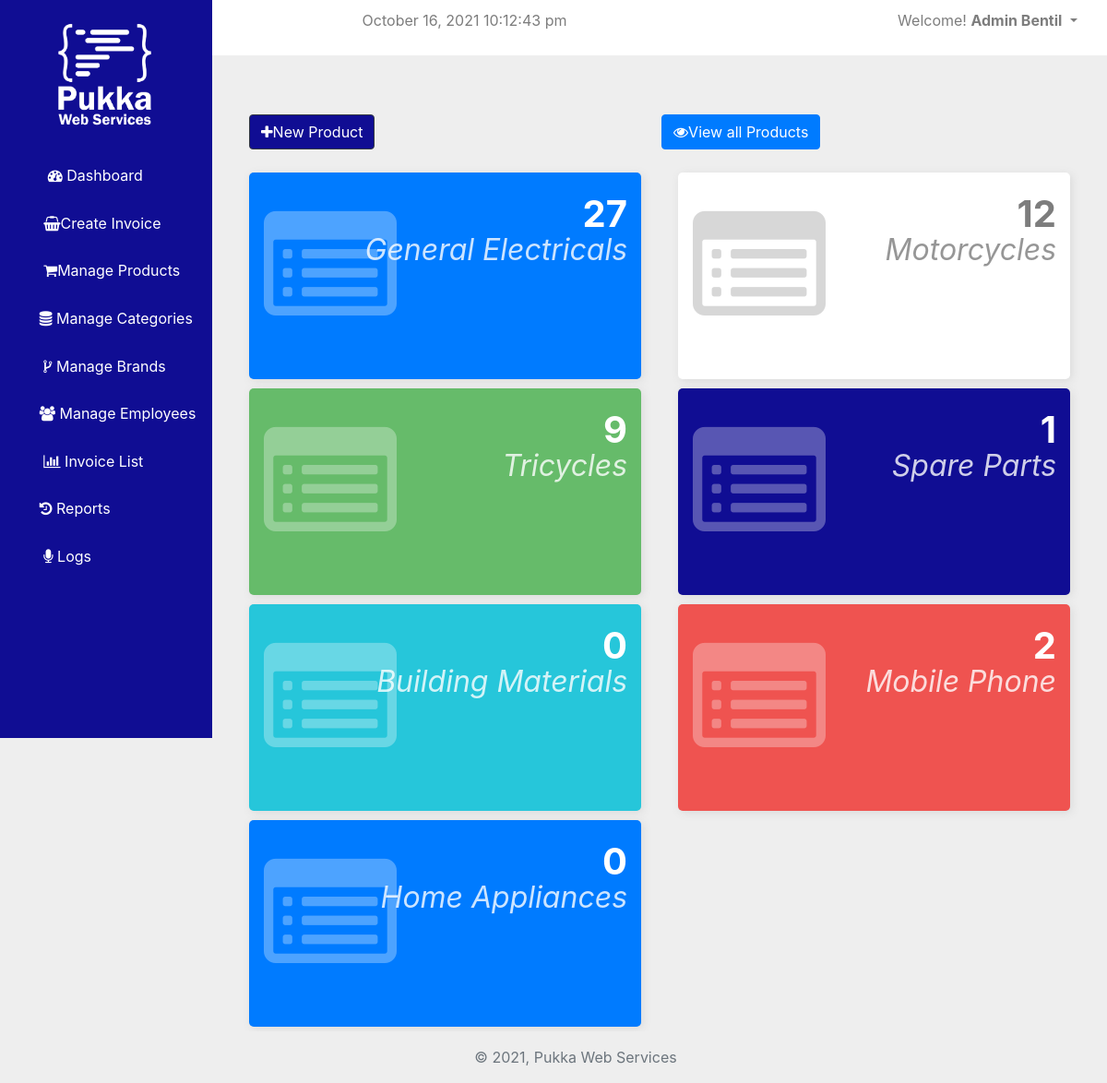
Screenshot of /dashboard.php?manage_products (signed in) with the database file from the repository.
### tables this page shows
CREATE TABLE `categories` (
  `id` int(11) NOT NULL,
  `category_name` varchar(255) NOT NULL,
  `status` enum('0','1') NOT NULL
);

### public_html/includes/DBoperations.php (called while the page is built, shortened)
<?php
class DBOperation
{
	private $con;
	function __construct()
	{
		include_once("./public_html/database/db.php");
		$db = new Database();
		$this->con = $db->connect();
    }
	public function getAllRecord($table){
		$pre_stmt = $this->con->prepare("SELECT * FROM $table");
		$pre_stmt->execute() or die($this->con->error);
		$result = $pre_stmt->get_result();
		$rows = array();
		if ($result->num_rows > 0) {
			while($row = $result->fetch_assoc()){
				$rows[] = $row;
			}
			return $rows;
		}
		return "NO_DATA";
    }
    public function getCategoryByName($name){
        $stmt = $this->con->prepare("SELECT * FROM  categories WHERE category_name = ? LIMIT 1");
        $stmt->bind_param("s", $name);
        $stmt->execute() or die($this->con->error);
        $result = $stmt->get_result();
        $value = $result->fetch_assoc();
        return $value;
    }
    public function getProCount($cid)
    {
        $pre_stmt = $this->con->prepare("SELECT * FROM `products` WHERE `cid` = ?");
        $pre_stmt->bind_param("i", $cid);
        $pre_stmt->execute() or die($this->con->error);
        $result = $pre_stmt->get_result();
        return $result->num_rows;
    }
}
?>

### public_html/database/db.php (called while the page is built, shortened)
<?php
class Database
{
   public function connect(){
       $this->con = new Mysqli(HOST, USER, PASS, DB_NAME);
       if($this->con){
            return $this->con;
       }else{
            return "DATABASE CONNECTION FAILED";
       }
   }
}

### public_html/includes/actions.php (called while the page is built, shortened)
<?php
include_once "./public_html/includes/DBoperations.php";
function getProCount($cat){
    $obj = new DBoperation();
    $category = $obj->getCategoryByName($cat);
    $cid  = $category['id'];
    return $obj->getProCount($cid);
}

### public_html/includes/manage-products.php (the view, shortened to what this page needs)
<div class="row">
  <div class="card-body">
  </div>
</div>
<div class="row">
    <div class="card-body">
      <button type="button" class="btn btn-dark pull-left" data-toggle="modal" data-target="#productsModal">
          <i class="fa fa-plus"></i>New Product
      </button>
    </div>
    <div class="card-body pull-right">
      <a href = "?all_products" class="btn btn-primary pull-left">
          <i class="fa fa-eye"></i>View all Products
      </a>
    </div>
</div>
<div class="row">
  <?php
    if(isset($_GET['manage_products']))
    {
      $obj = new DBoperation();
      $rows = $obj->getAllRecord("categories");
      $bg = array("primary", "secondary", "success", "dark", "info", "danger");
      $i = 0;
      foreach ($rows as $row) {
        ?>
      <div class="col-md-6" title = "">
        <a href="?filterproducts&category=<?php echo $row['category_name'] ?>&id=<?php echo base64_encode($row['id']) ?>">
          <div class="card-counter <?php echo $bg[$i]; ?>">
          <i class="fa fa-list-alt" aria-hidden="true"></i>
            <span class="count-numbers"><?php echo getProCount($row['category_name']) ?></span>
            <span class="count-name"><?php echo $row['category_name'] ?></span>
          </div>
        </a>
      </div>
        <?php
          $i++;
          if($i >= count($bg))
          {
            $i = 0;
          }
      }
    }
  ?>
  </div>

### public_html/includes/head.php (shortened to what this page needs)
<!DOCTYPE html>
<html lang="en">
<head>
    <link rel="stylesheet" href="./public_html/lib/bootstrap.min.css">
    <link rel="stylesheet" href="./public_html/lib/fontawesome.min.css">
    <link rel="stylesheet" href="./public_html/lib/datatables.min.css">
    <link href='./public_html/lib/select2.min.css' rel='stylesheet' type='text/css'>
        <link rel="stylesheet" href="https://cdnjs.cloudflare.com/ajax/libs/font-awesome/4.7.0/css/font-awesome.min.css">
</head>
<body>

### public_html/includes/sidenav.php (shortened to what this page needs)
<nav class="navbar navbar-expand-lg navbar-dark fixed-top" id="mainNav">
  <div class="collapse navbar-collapse" id="navbarResponsive">
    <ul class="navbar-nav navbar-sidenav">
        <a class="nav-link navlogo text-center" href="dashboard.php">
          <img src="./public_html/images/logo.png">
        </a>
      <li class="nav-item">
        <a class="nav-link sidefrst" href="dashboard.php">
          <span class="textside">  <i class="fa fa-dashboard"></i> Dashboard</span>
        </a>
      </li>
      <li class="nav-item">
        <a class="nav-link sidesforth" href="dashboard.php?make_sales">
          <span class="textside"> <i class=" fa fa-shopping-basket"></i>Create Invoice</span>
        </a>
      </li>
      <li class="nav-item">
        <a class="nav-link sidesforth" href="dashboard.php?manage_products">
          <span class="textside"> <i class=" fa fa-shopping-cart"></i>Manage Products</span>
        </a>
      </li>
      <li class="nav-item">
        <a class="nav-link sidesecnd" href="dashboard.php?manage_categories">
          <span class="textside"> <i class="fa fa-database"></i> Manage Categories</span>
        </a>
      </li>
      <li class="nav-item">
        <a class="nav-link sidesthrd" href="dashboard.php?manage_brands">
          <span class="textside"> <i class="fa fa-code-fork"></i> Manage Brands</span>
        </a>
      </li>
      <li class="nav-item">
        <a class="nav-link sidesecnd" href="dashboard.php?manage_employees">
          <span class="textside"> <i class="fa fa-users"></i> Manage Employees</span>
        </a>
      </li>
      <li class="nav-item">
        <a class="nav-link sidesfifth" href="dashboard.php?manage_invoice">
          <span class="textside"> <i class="fa fa-bar-chart"></i> Invoice List</span>
        </a>
      </li>
      <li class="nav-item">
        <a class="nav-link " href="dashboard.php?reports">
          <span class="textside"><i class="fa fa-history"></i> Reports</span>
        </a>
      </li>
      <li class="nav-item">
        <a class="nav-link sidesfifth" href="dashboard.php?logs">
          <span class="textside"> <i class="fa fa-microphone" aria-hidden="true"></i> Logs</span>
        </a>
      </li>
    </ul>
    <ul class="navbar-nav2 ml-auto">
      <li class="nav-item">
        <a class="nav-link" >
          <span class="textside"><i class="fas fa-calendar-alt">&nbsp;</i><span id="time">Admin Dashboard</span></strong></span>
        </a>
      </li>
    </ul>
    <ul class="navbar-nav2 ml-auto">
      <li class="nav-item dropdown">
        <a class="nav-link dropdown-toggle" href="#" id="navbardrop" data-toggle="dropdown">
        Welcome! <strong><?php echo $_SESSION["username"] ?></strong></span>
        </a>
      </li>
    </ul>
  </div>
</nav>

### dashboard.php (shortened to what this page needs)
    <?php
    include_once "./public_html/includes/actions.php";
        require "./public_html/includes/head.php";
        require "./public_html/includes/sidenav.php";
    ?>
    <div class="content-wrapper">
        <div class="container-fluid">
            <?php
                if(isset($_GET["manage_products"])){
                    require "./public_html/includes/manage-products.php";
                }
            ?>
        </div>
    </div>
<?php require "./public_html/includes/footer.php"; ?>

### public_html/includes/footer.php (shortened to what this page needs)
    <footer class="footer mt-auto py-3">
    <div class="container text-center align-items-center justify-content-center">
        <span class="text-muted text-center ml-5">&COPY; <script>document.write(new Date().getFullYear())</script>, Pukka Web Services</span>
    </div>
    </footer>
</body>
</html>

### public_html/includes/sidenav.php (style rules this page uses)
html { position: relative; min-height: 100%; }
body { overflow-x: hidden; background-color: #EEEEEE; }
.textside { margin-left: 25px; }
.navlogo img { margin-bottom: 10px; margin-top: 10px; width: 60%; }
.fixed-top { position: fixed; top: 0; right: 0; left: 0; z-index: 1030; background: #FFFFFF; height: 60px; color: white; }
a { color: #7D7D7D; text-decoration: none; background-color: transparent; -webkit-text-decoration-skip: objects; }
.content-wrapper { min-height: calc(100vh - 56px); padding-top: 4rem; overflow-x: hidden; background: transparent; }
#mainNav .navbar-collapse { overflow: auto; max-height: 75vh; overflow-y: auto; }
#mainNav .navbar-collapse .navbar-sidenav { background: #100d93 !important; height: 100vh !important; overflow-y: auto; overflow-x: hidden !important; }
#mainNav .navbar-collapse .navbar-nav .nav-item .nav-link { cursor: pointer; }
#mainNav.navbar-dark .navbar-collapse .navbar-sidenav > .nav-item > .nav-link { color: white; }
@media (min-width: 992px) { #mainNav .navbar-collapse { overflow: visible; max-height: none; } }
@media (min-width: 992px) { #mainNav .navbar-collapse .navbar-sidenav { position: absolute; top: 0; left: 0; -webkit-flex-direction: column; -ms-flex-direction: column; flex-direction: column; margin-top: 0px; } }
@media (min-width: 992px) { #mainNav .navbar-collapse .navbar-sidenav > .nav-item { width: 250px; padding: 1px 5px; border-bottom: none; } }
@media (min-width: 992px) { #mainNav .navbar-collapse .navbar-sidenav > .nav-item > .nav-link { padding: 0.8em; } }
@media (min-width: 992px) { #mainNav.fixed-top .navbar-sidenav { height: calc(120vh - 150px); width: 230px; } }
@media (min-width: 992px) { #mainNav.navbar-dark .navbar-collapse .navbar-sidenav { background: #262625; } }
@media (min-width: 992px) { .content-wrapper { margin-left: 250px; margin-right: 20px; } }
.bg-dark, .bg-secondary, .btn-dark, .btn-secondary,.dark { background-color: #100d93 !important; }

### public_html/includes/manage-products.php (style rules this page uses)
.card-counter { box-shadow: 2px 2px 10px #DADADA; margin: 5px; padding: 2rem 1rem; background-color: #fff; height: 14rem; border-radius: 5px; transition: .3s linear all; }
.card-counter.primary { background-color: #007bff; color: #FFF; }
.card-counter.danger { background-color: #ef5350; color: #FFF; }
.card-counter.success { background-color: #66bb6a; color: #FFF; }
.card-counter.dark { background-color: #191919; color: #FFF; }
.card-counter.info { background-color: #26c6da; color: #FFF; }
.card-counter i { font-size: 9em; opacity: 0.3; }
.card-counter .count-numbers { position: absolute; right: 35px; top: 20px; font-size: 2.5rem; font-weight: bold; display: block; }
.card-counter .count-name { position: absolute; right: 35px; top: 65px; font-style: italic; text-transform: capitalize; opacity: 0.8; display: block; font-size: 2rem; }

### rows the page displays
categories: getProCount($row['category_name']) "27", category_name "General Electricals"
categories: getProCount($row['category_name']) "12", category_name "Motorcycles"
categories: getProCount($row['category_name']) "9", category_name "Tricycles"
categories: getProCount($row['category_name']) "1", category_name "Spare Parts"
categories: getProCount($row['category_name']) "0", category_name "Building Materials"
categories: getProCount($row['category_name']) "2", category_name "Mobile Phone"
categories: getProCount($row['category_name']) "0", category_name "Home Appliances"

### other values shown
$_SESSION["username"] "Admin Bentil"
